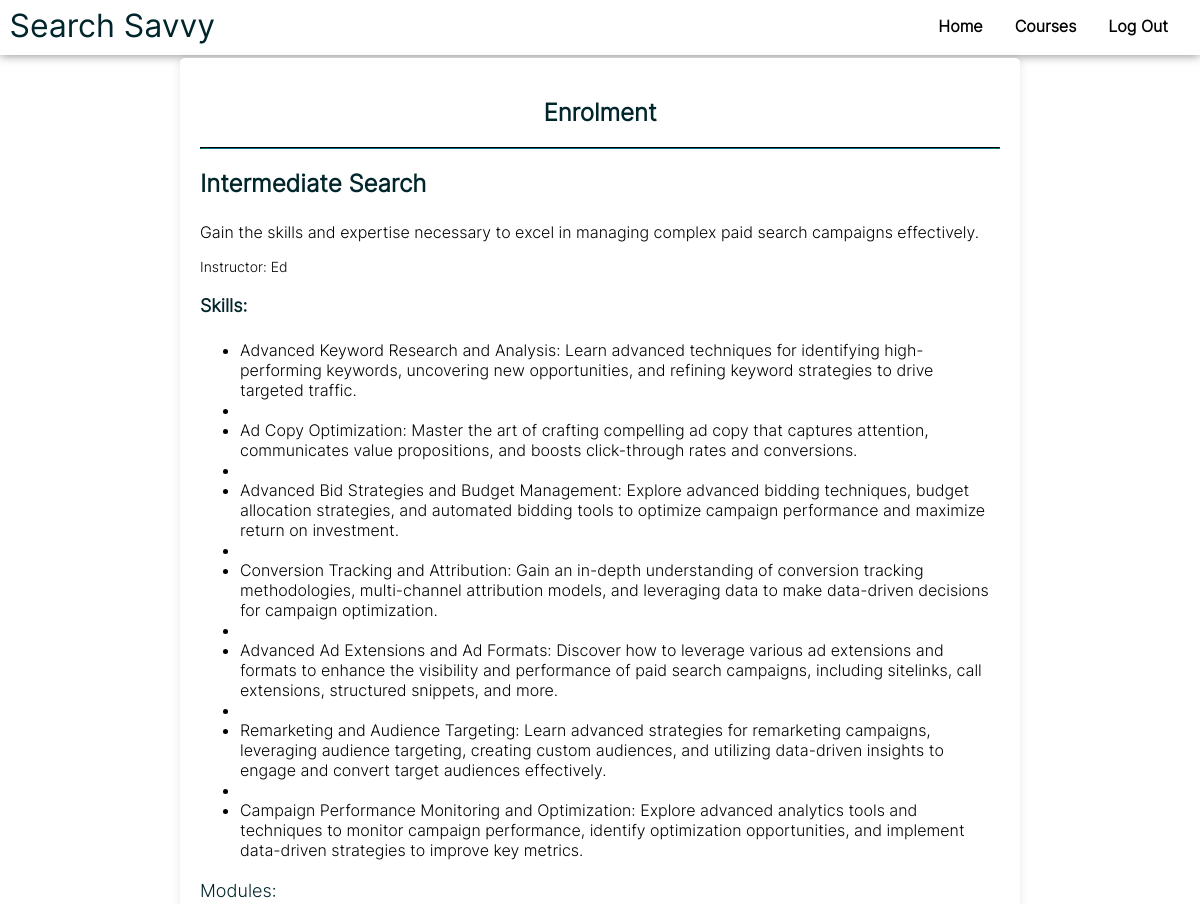
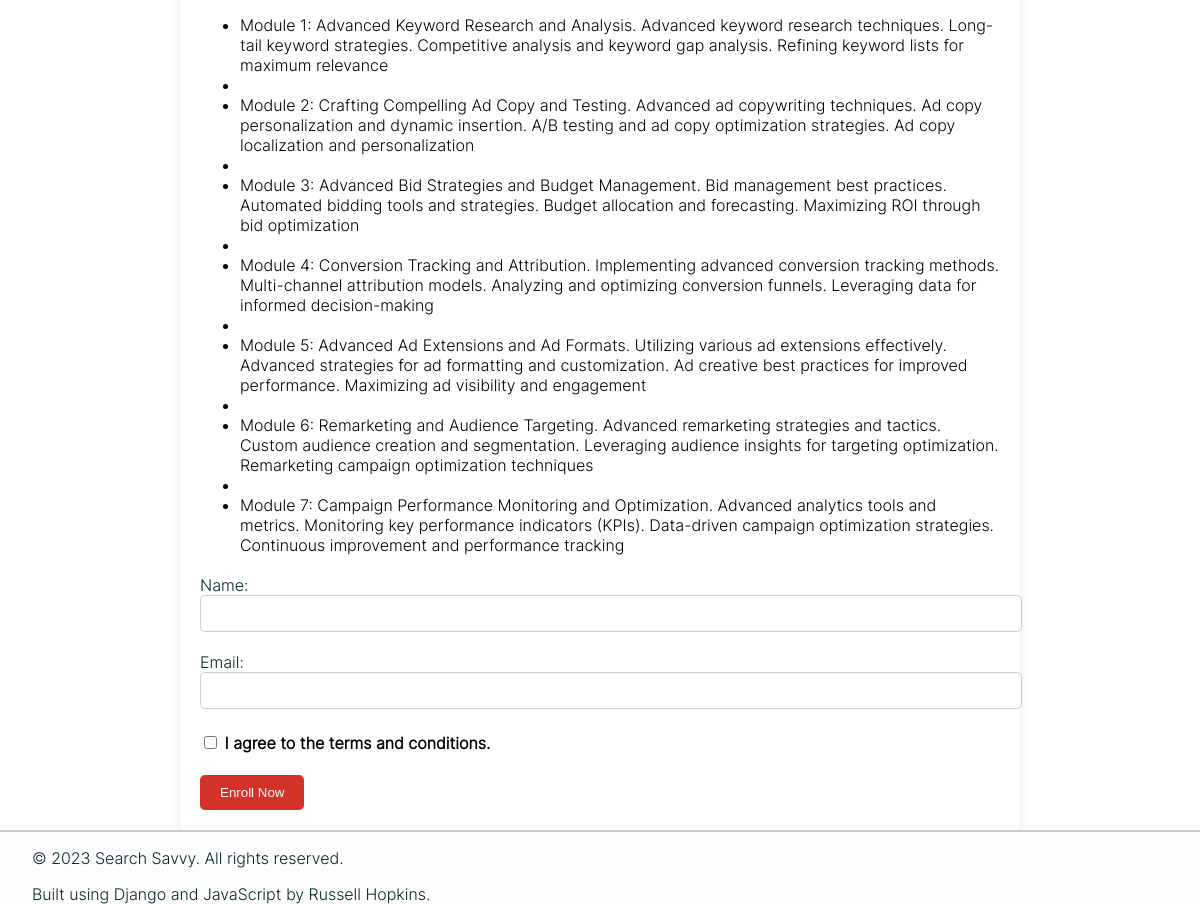
The app's page /enrol/2 (signed in) with its own data (2 pictures, top to bottom).
### core/models.py (models this page shows, shortened)
class Course(models.Model):
    title = models.CharField(max_length=100)
    description = models.TextField()
    instructor = models.ForeignKey(User, on_delete=models.CASCADE)
    skills = models.TextField()
    modules = models.TextField()

class User(AbstractUser):
    bio = models.TextField(blank=True)
    avatar = models.URLField()
    def __str__(self):
        return self.username

### core/views.py (the view, shortened to what this page needs)
# urls.py: path("enrol/<int:course_id>", views.enrol, name="enrol"),
def enrol(request, course_id):
    user_course = Course.objects.get(pk=course_id)
    user = request.user
    try:
        enrollment = Enrollment.objects.get(user=user, course=user_course)
        complete_status = enrollment.completed
    except ObjectDoesNotExist:
        enrollment = None
        complete_status = False
    return render(request, "core/enrol.html", {
        "course": user_course,
        "user": user,
        "completed": complete_status
    })

### core/templates/core/enrol.html (shortened to what this page needs)
{% extends "core/layout.html" %} {% block body %}
<div class="enrol-container">
  <div class="enrol-row">
    <div class="enrol-col">
      <h2 class="enrol-title">Enrolment</h2>
      <hr class="enrol-hr" />
      <h3 class="enrol-course-title">{{ course.title }}</h3>
      <p class="enrol-course-description text-break">
        {{ course.description }}
      </p>
      <p class="enrol-instructor mb-2">Instructor: {{ course.instructor }}</p>
      <h4 class="enrol-skills-title">Skills:</h4>
      <ul class="enrol-skills-list list-group">
        {% for skill in course.skills.splitlines %}
        <li class="enrol-skill list-group-item">{{ skill }}</li>
        {% endfor %}
      </ul>
      <p class="enrol-modules-title mb-2">Modules:</p>
      <ul class="enrol-modules-list list-group">
        {% for module in course.modules.splitlines %}
        <li class="enrol-module list-group-item">{{ module }}</li>
        {% endfor %}
      </ul>
      <form method="POST" action="{% url 'enrol' course_id=course.id %}">
        <div class="enrol-form-group">
          <label for="name" class="enrol-label">Name:</label>
          <input
            type="text"
            class="enrol-input form-control"
            id="name"
            name="name"
            required
          />
        </div>
        <div class="enrol-form-group">
          <label for="email" class="enrol-label">Email:</label>
          <input
            type="email"
            class="enrol-input form-control"
            id="email"
            name="email"
            required
          />
        </div>
        <div class="enrol-form-check">
          <input
            type="checkbox"
            class="enrol-checkbox form-check-input"
            id="terms"
            name="terms"
            required
          />
          <label class="enrol-checkbox-label form-check-label" for="terms"
            >I agree to the terms and conditions.</label
          >
        </div>
        <button type="submit" class="enrol-submit-btn btn btn-primary">
          Enroll Now
        </button>
      </form>
    </div>
  </div>
</div>
{% endblock %}

### core/static/core/styles.css (style rules this page uses)
body { margin: 0; font-family: "Iter Light", sans-serif; min-height: 100vh; }
.form-check-input { margin-top: 0.5em; margin-bottom: 0.5em; }
.form-control { width: 100%; padding: 0.5rem; border: 1px solid #ccc; border-radius: 5px; }
.btn-primary { background-color: #d23228; color: #fff; border: none; padding: 0.5rem 1rem; border-radius: 5px; cursor: pointer; transition: background-color 0.3s ease; }
.enrol-container { max-width: 800px; margin: 0 auto; padding: 20px; background-color: #fff; border-radius: 5px; box-shadow: 0px 0px 10px rgba(0, 0, 0, 0.1); }
.enrol-title { text-align: center; color: #00262b; }
.enrol-hr { border-color: #00262b; }
.enrol-course-title { font-size: 24px; margin-top: 20px; color: #00262b; }
.enrol-course-description { font-size: 16px; }
.enrol-instructor { font-size: 14px; margin-bottom: 10px; }
.enrol-skills-title { font-size: 18px; margin-top: 20px; color: #00262b; }
.enrol-skills-list { margin-bottom: 20px; }
.enrol-skill { font-size: 16px; }
.enrol-modules-title { font-size: 18px; margin-top: 20px; color: #00262b; }
.enrol-modules-list { margin-bottom: 20px; }
.enrol-module { font-size: 16px; }
.enrol-form-group { margin-bottom: 20px; }
.enrol-label { color: #00262b; }
.enrol-input { width: 100%; padding: 10px; border: 1px solid #ccc; border-radius: 5px; }
.enrol-form-check { margin-bottom: 20px; }
.enrol-checkbox-label { font-weight: bold; }
.enrol-submit-btn { background-color: #d23228; color: #fff; border: none; padding: 10px 20px; border-radius: 5px; cursor: pointer; transition: background-color 0.3s ease; text- }

### records on screen
Course: title "Intermediate Search", description "Gain the skills and expertise necessary to excel in managing complex paid search campaigns effectively.", instructor "Ed"

### other values on screen
{{ skill }} "Advanced Keyword Research and Analysis: Learn advanced techniques for identifying high-performing keywords, uncovering new opportunities, and refining keyword strategies to drive targeted traffic." "Ad Copy Optimization: Master the art of crafting compelling ad copy that captures attention, communicates value propositions, and boosts click-through rates and conversions."
